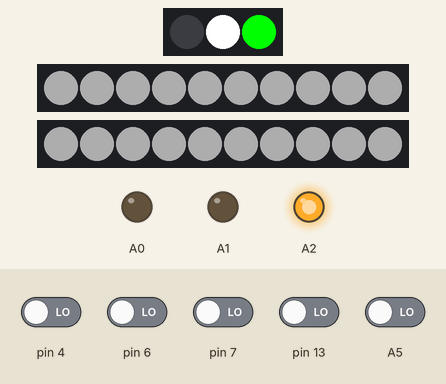
Bench run of a program on a simulated Arduino Nano, built with avr-gcc and run on an emulated ATmega328P. Parts: 3 RGB LEDs in strip order, left to right, 2 × 10 RGB LEDs in strip order, left to right, output pins drawn as LEDs (lit = HIGH). The test bench sets the inputs (shaded band); at power-on: A5, pin 4, pin 6, pin 7, pin 13 LOW. Dim RGB values are drawn brighter than linear.

Above: at 1.2 s.
1.3 s: pin 7 driven HIGH
At 1.7 s:
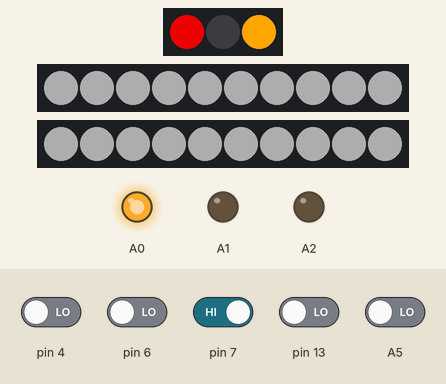
2.8 s: pin 13 driven HIGH
At 4.0 s:
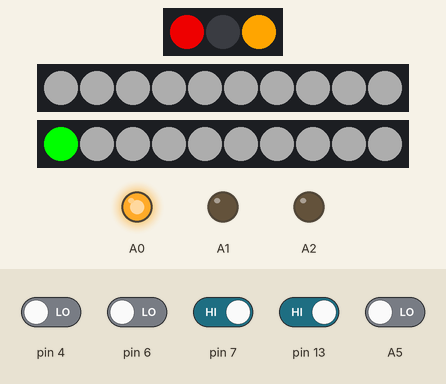
4.3 s: A5 driven HIGH
At 5.1 s:
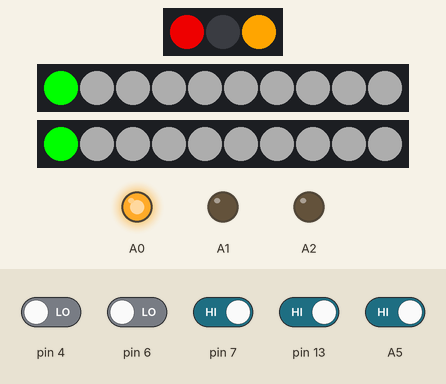
5.8 s: pin 4 driven HIGH
At 6.3 s:
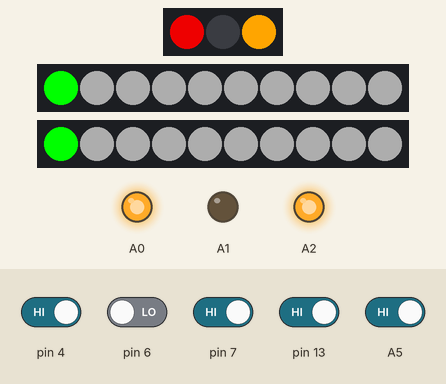
7.3 s: pin 6 driven HIGH
At 8.7 s:
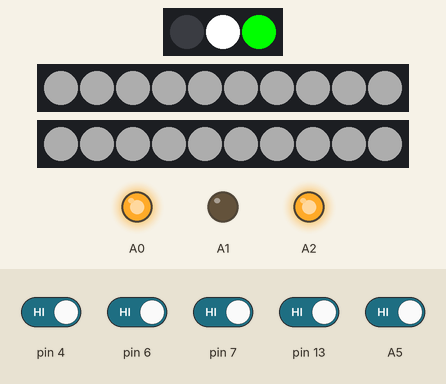
Timing chart, 0 to 9.8 s (numbered marks = the images above; inputs shaded):
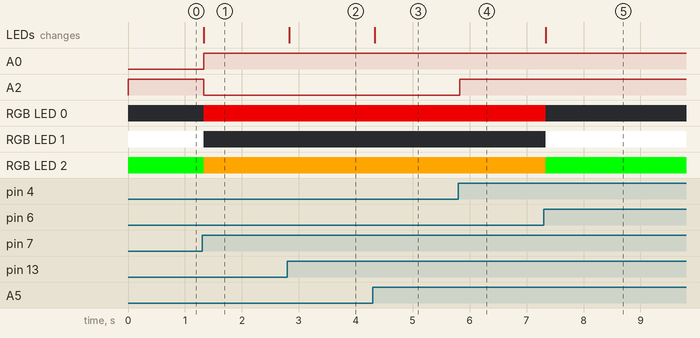

The program:

main.cpp
```cpp
#include <Arduino.h>
#include "hardware.h"
#include <Adafruit_NeoPixel.h>


HARDWARE::Control_buttons control(11, 7, 5, 6);

enum P
{
    P1,
    P2
};
HARDWARE::Point_light point_led[2] = {HARDWARE::Point_light(3), HARDWARE::Point_light(8)};
HARDWARE::Motor motor(A1, A0, A2);

namespace BUTTON_FUNCS
{
    void ball_lift()
    {
        motor.stop();
        motor.disable(); // motor should not be active continously
    }
    void update_points(int player)
    {
        if (control.state == control.GAME)
        {
            point_led[player].incriment();
            if (point_led[player].score >= 10)
            {
                control.state = control.OVER;
                control.color_update();
                return;
            }
            motor.enable();
            motor.advance(200*40*11); // around to 10 rotations of the motor
        }
    }
    void start_pressed()
    {
        if (control.state != control.GAME)
        {
            for (int i = 0; i < 2; i++)
            {
                point_led[i].setup();
            }
            motor.stop(); // make sure motor doesnt have preloaded extra distance
            motor.enable();
            motor.advance(200*40*11);
        }
    }
    void reset_pressed()
    {
        motor.stop();
        motor.disable();
        for (int i = 0; i < 2; i++)
        {
            point_led[i].setup();
        }
    }
    void mode_pressed()
    {

    }
    void p1()
    {
        update_points(P1);
    }
    void p2()
    {
        update_points(P2);
    }
} // namespace BUTTON_FUNCS
HARDWARE::Button_func point_button[2] = {HARDWARE::Button_func(A5, BUTTON_FUNCS::p1), HARDWARE::Button_func(13, BUTTON_FUNCS::p2)};
HARDWARE::Button_func ball_button(4, BUTTON_FUNCS::ball_lift);


void setup()
{
    motor.disable();
    control.setup();
    for (int i = 0; i < 2; i++)
    {
        point_led[i].setup();
    }

    control.start.function = BUTTON_FUNCS::start_pressed;
    control.reset.function = BUTTON_FUNCS::reset_pressed;
    control.mode.function = BUTTON_FUNCS::mode_pressed;
}


void loop()
{
    control.loop();
    motor.loop();
    ball_button.loop(true);
    for (int i = 0; i < 2; i++)
    {
        point_button[i].loop(true);
    }
}
```

hardware.h
```cpp
#include <Arduino.h>
#include <Adafruit_NeoPixel.h>


namespace HARDWARE
{
    class Point_light
    {
        // point couting and extra animations
        Adafruit_NeoPixel leds;

        int pin;

        int led_count = 10;

    public:

        int score = 0;

        Point_light(int pin)
        {
            this->pin = pin;
            //this->setup();
        }

        Point_light() = default;

        void setup()
        {
            this->leds = Adafruit_NeoPixel(led_count, this->pin);
            this->leds.begin();
            this->leds.setBrightness(255); // max brightness
            for (int i = 0; i < led_count; i++)
            {
                this->leds.setPixelColor(i, 50,50,50); // set all leds to black
            }
            this->leds.show();
            this->score = 0;
        }

        void incriment()
        {
            for (int i = 0; i < this->led_count; i++)
            {
                if (i <= this->score)
                {
                    this->leds.setPixelColor(i, 0,255,0);
                }
                else
                {
                    this->leds.setPixelColor(i, 50,50,50);
                }
            }
            this->score = (this->score >= 10) ? 10 : this->score+1;
            this->leds.show();
        }

        void decrement()
        {
            if (score > 0)
            {
                this->leds.setPixelColor(this->score, 50, 50, 50);
                this->score --;
            }
            this->leds.show();
        }

        void win_animation()
        {

        }

        void loss_animation()
        {

        }

        void rainbow_animation()
        {

        }

        void loop()
        {
            //this->leds.show();
        }
    };
    class Motor
    {
        // acceleration with absolute positioning
        int step_pin;
        int dir_pin;
        int enable_pin;

        long int position = 0; // absolute steps
        long int target = 0;
        double current_speed = 0; // steps per microsecond
        double max_speed = 0.001;
        double acceleration = 0.000000004; // steps per microsecond per microsecond

        unsigned long int last_step_time = 0; // absolute time of last step
        unsigned long int last_loop = 0;

    public:

        Motor(int step, int dir, int enable)
        {
            this->step_pin = step;
            this->dir_pin = dir;
            this->enable_pin = enable;
            pinMode(this->enable_pin, OUTPUT);
            pinMode(this->dir_pin, OUTPUT);
            pinMode(this->step_pin, OUTPUT);
        }

        void enable()
        {
            digitalWrite(this->enable_pin, false);
            this->last_loop = micros();
        }
        void disable()
        {
            digitalWrite(this->enable_pin, true);
        }

        void step(bool direction)
        {
            digitalWrite(this->dir_pin, direction);
            this->position += (direction) ? 1 : -1;
            digitalWrite(this->step_pin, true);
            digitalWrite(this->step_pin, false);
            this->last_step_time = micros();
        }

        void move_speed(double speed)
        {
            bool direction = speed > 0;
            speed = fabs(speed);
            if (micros() - this->last_step_time > 1. / speed)
            {
                step(direction);
            }
        }

        void move_position(long int target)
        {
            this->target = target;
        }

        void advance(long int distance)
        {
            this->target += distance;
        }

        void stop()
        {
            // add the minimum distance for deceleration
            this->current_speed = 0;
            this->position = this->target;
        }

        void loop()
        {
            // make sure that motor never accelerates over the allowed amount and that the motor reaches target position
            //compare the distance left to the max speed allowed at that distance
            long int delta_time = micros() - this->last_loop;
            this->last_loop = micros();
            long int distance_left = this->target - this->position;
            if (distance_left == 0) return;
            double max_target_speed = sqrt(2 * this->acceleration * abs(distance_left));
            if (fabs(this->current_speed) > max_target_speed)
            {
                this->current_speed = max_target_speed * ((this->current_speed > 0) ? 1 : -1);
            }
            else
            {
                this->current_speed += this->acceleration * delta_time * ((distance_left > 0) ? 1 : -1);
            }
            if (fabs(this->current_speed) > this->max_speed) this->current_speed = this->max_speed * ((this->current_speed > 0) ? 1 : -1);
            this->move_speed(this->current_speed);
        }
    };
    class Button
    {
    protected:

        int pin;
        bool last_state = false;
        unsigned long int last_change = 0;
        unsigned long int min_time_change = 30; // button must be depressed for at least 50 milliseconds and likewise when released
        bool actuated = true;

    public:

        bool button_state = false;

        Button(int pin)
        {
            this->pin = pin;
            pinMode(this->pin, INPUT);
        }

        Button() = default;

        bool loop(bool actuate_on_press) // alternatively on release
        {
            bool rtn = false;
            this->button_state = digitalRead(this->pin);
            if (this->button_state != this->last_state)
            {
                // change of state
                this->actuated = true;
                this->last_change = millis();
            }
            if (millis() - this->last_change > this->min_time_change)
            {
                if (actuate_on_press == this->button_state && this->actuated)
                {
                    rtn = true;
                }
                this->actuated = false;
            }
            this->last_state = this->button_state;
            return rtn;
        }
    };
    class Button_func: protected Button
    {
        // removal of noise from button press
        // function pointer that points to functionality on button press (not release)
    public:

        void (*function)();

        Button_func(int pin, void (*function)())
        {
            this->pin = pin;
            pinMode(this->pin, INPUT);
            this->function = function;
        }

        Button_func(int pin)
        {
            this->pin = pin;
            pinMode(this->pin, INPUT);
        }

        Button_func() = default;

        bool loop(bool actuate_on_press)
        {
            if (this->Button::loop(actuate_on_press))
            {
                this->function();
                return true;
            }
            return false;
        }
    };
    class Control_buttons
    {
        // use the button class as either child for this class or as internal object and then layer with lighting elements
        int led_pin;

        enum PIN
        {
            RESET=0,
            MODE=1,
            START=2
        };

    public:
        Adafruit_NeoPixel leds;

        Button_func start;
        Button_func mode;
        Button_func reset;

        enum STATE
        {
            STANDBY,
            GAME,
            OVER
        };

        STATE state;

        Control_buttons(int led, int start, int mode, int reset)
        {
            this->start = Button_func(start);
            this->mode = Button_func(mode);
            this->reset = Button_func(reset);
            this->led_pin = led;
        }

        void setup()
        {
            this->leds = Adafruit_NeoPixel(3, this->led_pin);
            this->leds.begin();

            this->state = this->STANDBY;

            this->leds.setPixelColor(this->START, 0,255,0);
            this->leds.setPixelColor(this->MODE, 255,255,255);
            this->leds.setPixelColor(this->RESET, 0,0,0);

            this->leds.show();
        }

        void start_loop()
        {
            if (this->start.loop(true))
            {
                // start button clicked
                this->state = this->GAME;
                this->color_update();
            }
        }

        void reset_loop()
        {
            if (this->reset.loop(true))
            {
                this->state = this->STANDBY;
                this->color_update();
            }
        }

        void color_update()
        {
            uint8_t r,g,b;
            r = g = b = 0;

            switch (this->state)
            {
            case this->STANDBY:
                g = 255;
                break;
            case this->GAME:
                r = 255;
                g = 165;
                break;
            case this->OVER:
                g = 255;
                break;
            default:
                break;
            }
            this->leds.setPixelColor(this->START, r,g,b);

            r = g = b = 0;
            switch (this->state)
            {
            case this->STANDBY:
                // black
                break;
            case this->GAME:
                r = 200;
                break;
            case this->OVER:
                r = 255;
                break;
            default:
                break;
            }
            this->leds.setPixelColor(this->RESET, r,g,b);

            r = g = b = 0;
            switch (this->state)
            {
            case this->STANDBY:
                r = 255;
                g = 255;
                b = 255;
                break;
            case this->GAME:
                // black
                break;
            case this->OVER:
                // black
                break;
            default:
                break;
            }
            this->leds.setPixelColor(this->MODE, r,g,b);

            this->leds.show();
        }

        void loop()
        {
            this->start_loop();
            this->reset_loop();
        }
    };
    class Lighting
    {
        // extra lighting such as underglow or goal lighting
    };
} // namespace HARDWARE
```

Measured:
- after the input at 1.3 s, A0: LOW → HIGH at once; A2: HIGH → LOW at once; RGB LED 0: off → RGB(200, 0, 0) at once; RGB LED 1: RGB(255, 255, 255) → off at once; RGB LED 2: RGB(0, 255, 0) → RGB(255, 165, 0) at once
- after the input at 2.8 s, the LEDs: change at once (image 2)
- after the input at 4.3 s, the LEDs: change at once (image 3)
- after the input at 5.8 s, A2: LOW → HIGH at once
- after the input at 7.3 s, RGB LED 0: RGB(200, 0, 0) → off at once; RGB LED 1: off → RGB(255, 255, 255) at once; RGB LED 2: RGB(255, 165, 0) → RGB(0, 255, 0) at once; the LEDs: change at once (image 5)
